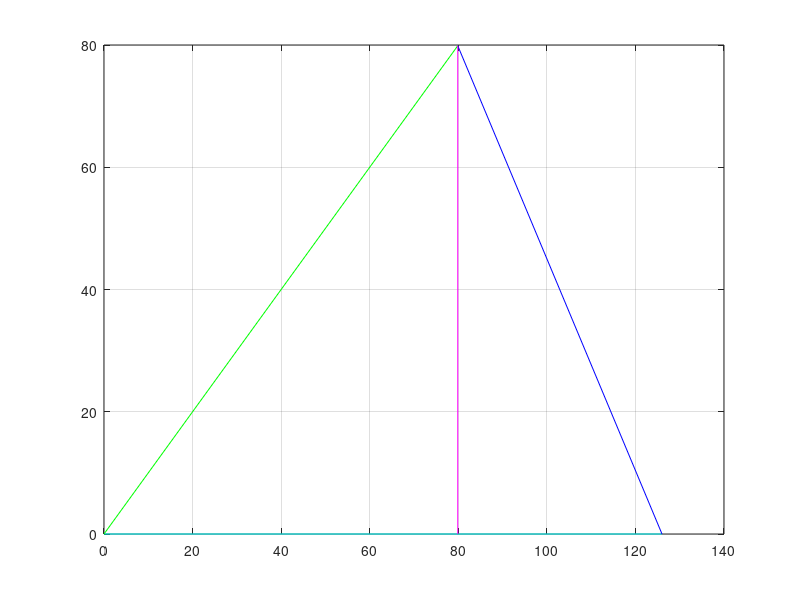

Write the MATLAB code that produced this figure.
%%Ej 2
CSx = [0 126];
CSy = [0 0];
CIx = [0 79.88];
CIy = [0 79.88];
SIx = [126 79.88];
SIy = [0 79.88];

hx = [79.88 79.88];
hy = [0 79.88];

plot(CSx,CSy,'c')
grid on
hold on
plot(CIx,CIy,'g')
hold on
plot(SIx,SIy,'b')
hold on
plot(hx,hy,'m')